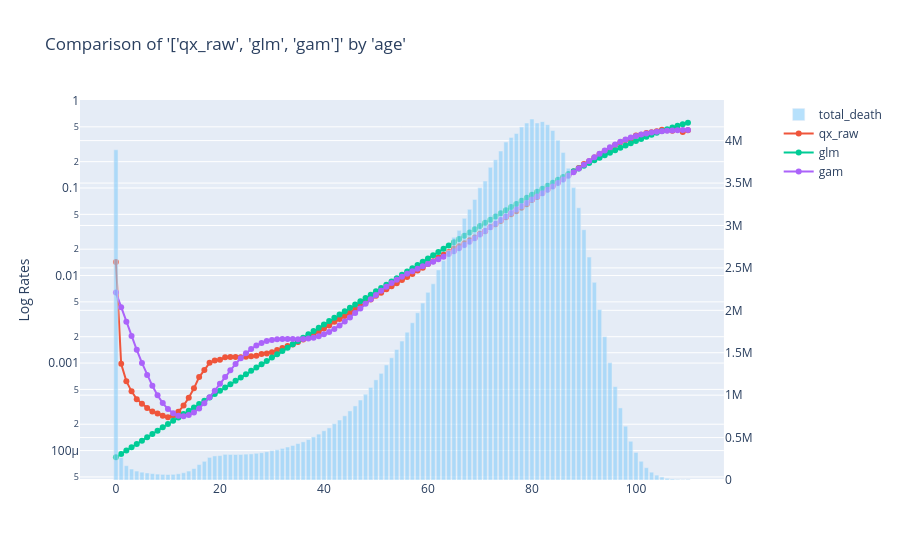

Source (notebook cell):
### Code cell
charters.compare_rates(
    df=hmd_usa_df,
    x_axis="age",
    rates=["qx_raw", "glm", "gam"],
    secondary="total_death",
    display=True,
    y_log=True,
)
